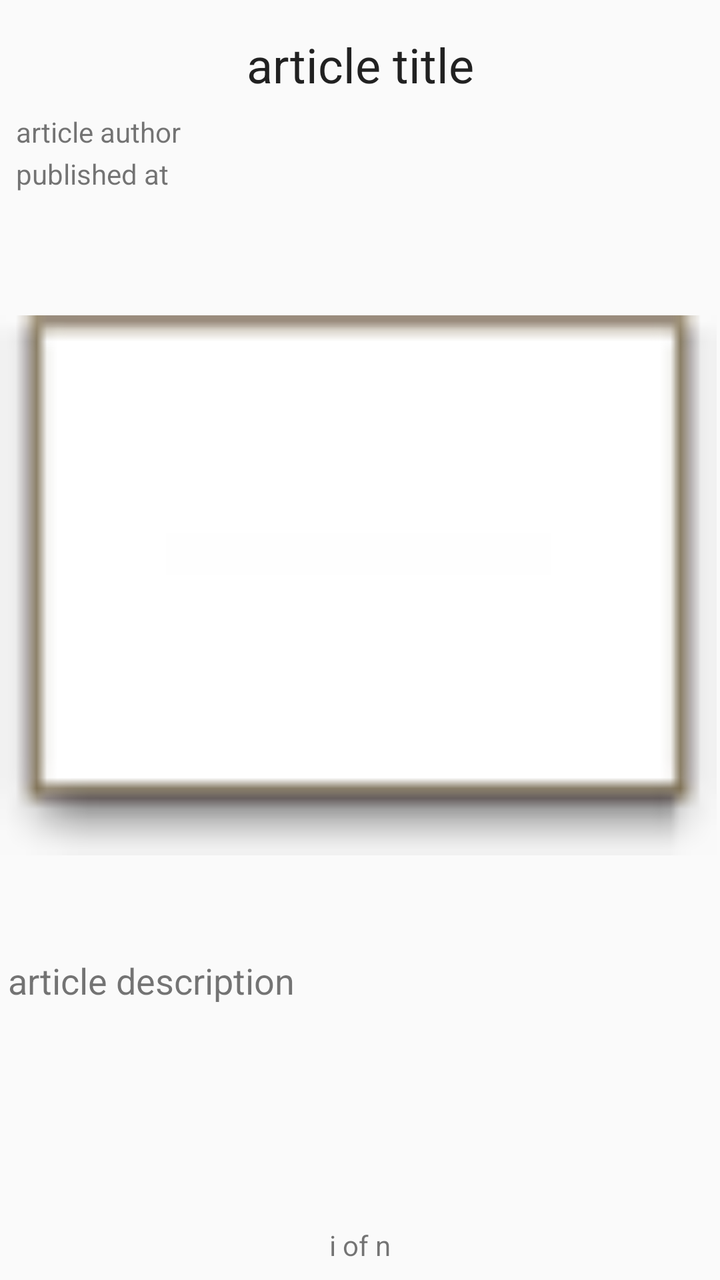
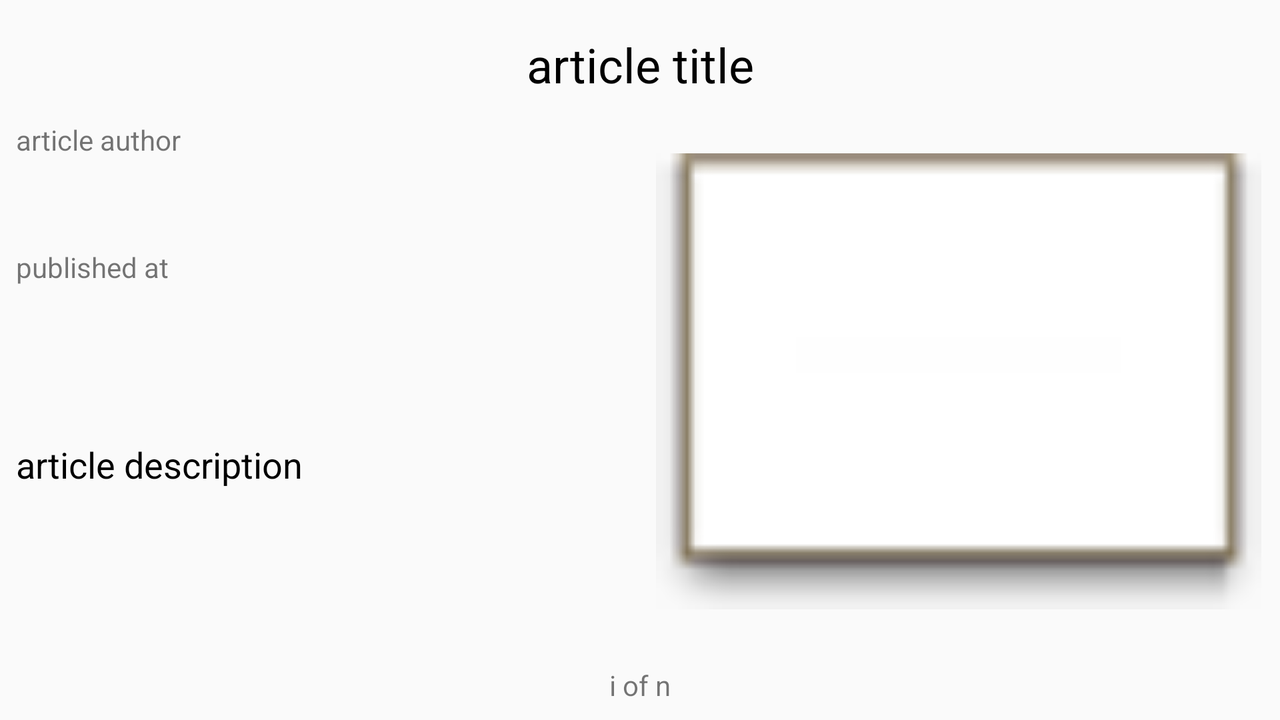

First picture: res/layout/ on a phone held upright. Second picture: the repository's own variant of that layout, on a device whose configuration matches the variant's folder. Source for both follows.
<!-- AndroidManifest.xml: application theme AppTheme -->
<!-- res/layout/myfragment_layout.xml -->
<?xml version="1.0" encoding="utf-8"?>
<android.support.constraint.ConstraintLayout xmlns:android="http://schemas.android.com/apk/res/android"
    xmlns:app="http://schemas.android.com/apk/res-auto"
    xmlns:tools="http://schemas.android.com/tools"
    android:layout_width="match_parent"
    android:layout_height="match_parent"
    android:clickable="true"
    android:orientation="vertical">


    <TextView
        android:id="@+id/titleID"
        android:layout_width="match_parent"
        android:layout_height="wrap_content"
        android:layout_centerHorizontal="true"
        android:layout_centerVertical="true"
        android:layout_marginLeft="8dp"
        android:layout_marginRight="8dp"
        android:layout_marginTop="16dp"
        android:onClick="onClick"
        android:textAlignment="center"
        android:textAppearance="?android:attr/textAppearanceLarge"
        android:textSize="24sp"
        app:layout_constraintHorizontal_bias="0.0"
        app:layout_constraintLeft_toLeftOf="parent"
        app:layout_constraintRight_toRightOf="parent"
        app:layout_constraintTop_toTopOf="parent"
        tools:text="article title" />

    <TextView
        android:id="@+id/authorID"
        android:layout_width="match_parent"
        android:layout_height="21dp"
        android:layout_marginEnd="8dp"
        android:layout_marginStart="8dp"
        android:layout_marginTop="8dp"
        android:textAlignment="textStart"
        app:layout_constraintEnd_toEndOf="parent"
        app:layout_constraintStart_toStartOf="parent"
        app:layout_constraintTop_toBottomOf="@+id/titleID"
        tools:text="article author" />

    <TextView
        android:id="@+id/dateID"
        android:layout_width="match_parent"
        android:layout_height="30dp"
        android:layout_marginEnd="8dp"
        android:layout_marginStart="8dp"
        android:textAlignment="textStart"
        app:layout_constraintEnd_toEndOf="parent"
        app:layout_constraintStart_toStartOf="parent"
        app:layout_constraintTop_toBottomOf="@+id/authorID"
        tools:text="published at" />

    <ImageView
        android:id="@+id/imageID"
        android:layout_width="match_parent"
        android:layout_height="0dp"
        android:layout_marginBottom="8dp"
        android:layout_marginTop="8dp"
        android:contentDescription="image from article"
        android:onClick="onClick"
        app:layout_constraintBottom_toTopOf="@+id/descriptionID"
        app:layout_constraintEnd_toEndOf="parent"
        app:layout_constraintHorizontal_bias="0.5"
        app:layout_constraintStart_toStartOf="parent"
        app:layout_constraintTop_toBottomOf="@+id/dateID"
        app:srcCompat="@android:drawable/editbox_dropdown_light_frame" />

    <TextView
        android:id="@+id/descriptionID"
        android:layout_width="0dp"
        android:layout_height="127dp"
        android:layout_marginBottom="8dp"
        android:layout_marginEnd="4dp"
        android:layout_marginStart="4dp"
        android:maxLines="100"
        android:onClick="onClick"
        android:scrollbars="vertical"
        android:textSize="18sp"
        app:layout_constraintBottom_toTopOf="@+id/countID"
        app:layout_constraintEnd_toEndOf="parent"
        app:layout_constraintHorizontal_bias="0.5"
        app:layout_constraintStart_toStartOf="parent"
        tools:text="article description" />

    <TextView
        android:id="@+id/countID"
        android:layout_width="0dp"
        android:layout_height="wrap_content"
        android:layout_marginBottom="8dp"
        android:layout_marginEnd="8dp"
        android:layout_marginStart="8dp"
        android:textAlignment="center"
        app:layout_constraintBottom_toBottomOf="parent"
        app:layout_constraintEnd_toEndOf="parent"
        app:layout_constraintStart_toStartOf="parent"
        tools:text="i of n" />


</android.support.constraint.ConstraintLayout>
<!-- resources referenced by this layout -->
<resources>
  <style name="AppTheme" parent="Theme.AppCompat.Light.DarkActionBar">
          
          <item name="colorPrimary">@color/darkGreen</item>
          <item name="colorPrimaryDark">@color/colorPrimaryDark</item>
          <item name="colorAccent">@color/colorAccent</item>
      </style>
</resources>
<!-- res/layout-land/myfragment_layout.xml (the repository's variant of the layout above) -->
<!-- drawn on the phone turned sideways -->
<?xml version="1.0" encoding="utf-8"?>
<android.support.constraint.ConstraintLayout xmlns:android="http://schemas.android.com/apk/res/android"
    xmlns:app="http://schemas.android.com/apk/res-auto"
    xmlns:tools="http://schemas.android.com/tools"
    android:layout_width="match_parent"
    android:layout_height="match_parent"
    android:background="@color/grey"
    android:clickable="true"
    android:orientation="vertical">


    <TextView
        android:id="@+id/titleID"
        android:layout_width="match_parent"
        android:layout_height="wrap_content"
        android:layout_centerHorizontal="true"
        android:layout_centerVertical="true"
        android:layout_marginLeft="8dp"
        android:layout_marginRight="8dp"
        android:layout_marginTop="16dp"
        android:onClick="onClick"
        android:textAlignment="center"
        android:textAppearance="?android:attr/textAppearanceLarge"
        android:textColor="@android:color/black"
        android:textSize="24sp"
        app:layout_constraintHorizontal_bias="0.0"
        app:layout_constraintLeft_toLeftOf="parent"
        app:layout_constraintRight_toRightOf="parent"
        app:layout_constraintTop_toTopOf="parent"
        tools:text="article title" />

    <TextView
        android:id="@+id/authorID"
        android:layout_width="0dp"
        android:layout_height="wrap_content"
        android:layout_marginEnd="8dp"
        android:layout_marginStart="8dp"
        android:layout_marginTop="12dp"
        android:textAlignment="textStart"
        app:layout_constraintEnd_toStartOf="@+id/guideline"
        app:layout_constraintHorizontal_bias="0.576"
        app:layout_constraintStart_toStartOf="parent"
        app:layout_constraintTop_toBottomOf="@+id/titleID"
        tools:text="article author" />

    <TextView
        android:id="@+id/dateID"
        android:layout_width="0dp"
        android:layout_height="wrap_content"
        android:layout_marginBottom="8dp"
        android:layout_marginEnd="8dp"
        android:layout_marginStart="8dp"
        android:layout_marginTop="4dp"
        android:textAlignment="textStart"
        app:layout_constraintBottom_toTopOf="@+id/descriptionID"
        app:layout_constraintEnd_toStartOf="@+id/guideline"
        app:layout_constraintHorizontal_bias="0.0"
        app:layout_constraintStart_toStartOf="parent"
        app:layout_constraintTop_toBottomOf="@+id/authorID"
        app:layout_constraintVertical_bias="0.37"
        tools:text="published at" />

    <ImageView
        android:id="@+id/imageID"
        android:layout_width="0dp"
        android:layout_height="0dp"
        android:layout_marginBottom="8dp"
        android:layout_marginEnd="8dp"
        android:layout_marginStart="8dp"
        android:layout_marginTop="8dp"
        android:contentDescription="image from article"
        android:onClick="onClick"
        app:layout_constraintBottom_toTopOf="@+id/countID"
        app:layout_constraintEnd_toEndOf="parent"
        app:layout_constraintStart_toStartOf="@+id/guideline"
        app:layout_constraintTop_toBottomOf="@+id/titleID"
        app:srcCompat="@android:drawable/editbox_dropdown_light_frame" />

    <TextView
        android:id="@+id/descriptionID"
        android:layout_width="0dp"
        android:layout_height="105dp"
        android:layout_marginBottom="8dp"
        android:layout_marginEnd="8dp"
        android:layout_marginStart="8dp"
        android:maxLines="100"
        android:onClick="onClick"
        android:scrollbars="vertical"
        android:textColor="@android:color/black"
        android:textSize="18sp"
        app:layout_constraintBottom_toTopOf="@+id/countID"
        app:layout_constraintEnd_toStartOf="@+id/guideline"
        app:layout_constraintStart_toStartOf="parent"
        tools:text="article description" />

    <TextView
        android:id="@+id/countID"
        android:layout_width="0dp"
        android:layout_height="wrap_content"
        android:layout_marginBottom="8dp"
        android:layout_marginEnd="8dp"
        android:layout_marginStart="8dp"
        android:textAlignment="center"
        app:layout_constraintBottom_toBottomOf="parent"
        app:layout_constraintEnd_toEndOf="parent"
        app:layout_constraintStart_toStartOf="parent"
        tools:text="i of n" />

    <android.support.constraint.Guideline
        android:id="@+id/guideline"
        android:layout_width="wrap_content"
        android:layout_height="wrap_content"
        android:orientation="vertical"
        app:layout_constraintGuide_percent="0.5" />


</android.support.constraint.ConstraintLayout>
